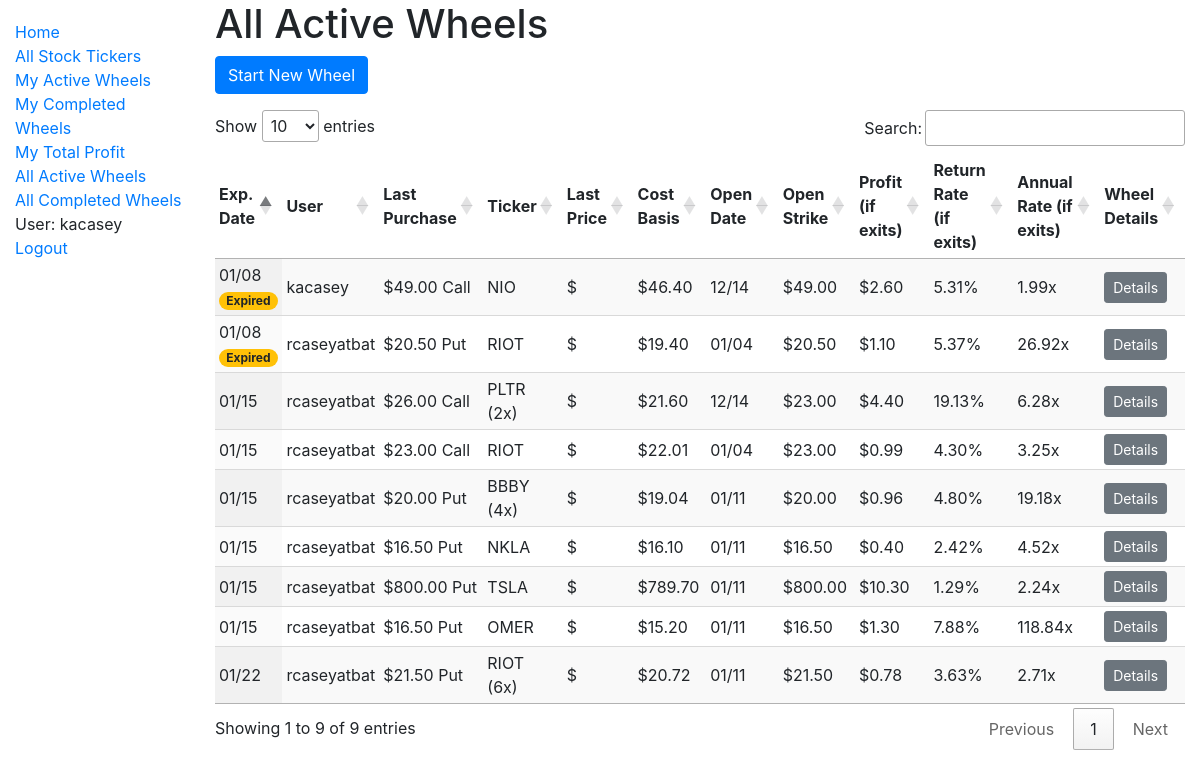
Screenshot of /catalog/all_active_wheels/ (signed in) with the database file from the repository.
### catalog/models.py (models this page shows, shortened)
class OptionWheel(models.Model):
    user = models.ForeignKey(
        settings.AUTH_USER_MODEL,
        on_delete=models.CASCADE,
        db_index=True,
    )
    stock_ticker = models.ForeignKey(
        'StockTicker',
        on_delete=models.CASCADE,
    )
    quantity = models.IntegerField(default=1)
    is_active = models.BooleanField(db_index=True)
    total_profit = models.DecimalField(max_digits=12, decimal_places=2, default=None, null=True)
    total_days_active = models.IntegerField(default=None, null=True)
    collatoral = models.DecimalField(max_digits=12, decimal_places=2, default=None, null=True)
    def get_all_option_purchases(self):
         return OptionPurchase.objects.filter(option_wheel=self.id).order_by('-expiration_date', '-purchase_date')
    def get_first_option_purchase(self):
        return OptionPurchase.objects.filter(option_wheel=self.id).order_by('purchase_date', 'expiration_date').first()
    def get_last_option_purchase(self):
        return OptionPurchase.objects.filter(option_wheel=self.id).order_by('purchase_date', 'expiration_date').last()
    def get_open_date(self):
        first = self.get_first_option_purchase()
        if first:
            return first.purchase_date.date()
        return datetime.min.date()
    def get_expiration_date(self):
        last_purchase = self.get_last_option_purchase()
        if last_purchase:
            return last_purchase.expiration_date
        return datetime.max.date()
    def is_expired(self):
        if not self.is_active:
            return False
        now = datetime.now()
        today = now.date()
        if now.hour >= MARKET_CLOSE_HOUR:
            return self.get_expiration_date() <= today
        return self.get_expiration_date() < today
    def get_cost_basis(self):
        purchases = self.get_all_option_purchases()
        if not purchases:
            return 'N/A'
        revenue = sum(purchase.premium for purchase in purchases)
        first_purchase = self.get_first_option_purchase()
        return first_purchase.strike - revenue
    def add_purchase_data(self):
        purchases = self.get_all_option_purchases()
        if purchases:
            cost_basis = self.get_cost_basis()
            first_purchase = self.get_first_option_purchase()
            last_purchase = self.get_last_option_purchase()
            profit_if_exits_here = last_purchase.strike - cost_basis
            days_active_so_far = numpy.busday_count(
                first_purchase.purchase_date.date(),
                last_purchase.expiration_date,
            )
            decimal_rate_of_return = float(profit_if_exits_here / first_purchase.strike)
            annualized_rate_of_return_if_exits_here = compute_annualized_rate_of_return(decimal_rate_of_return, 1, days_active_so_far)
            self.cost_basis = cost_basis
            self.profit_if_exits_here = profit_if_exits_here
            self.days_active_so_far = days_active_so_far
            self.decimal_rate_of_return = decimal_rate_of_return
            self.annualized_rate_of_return_if_exits_here = annualized_rate_of_return_if_exits_here
            self.open_date = self.get_open_date().strftime('%m/%d')
            self.open_strike = first_purchase.strike
            self.expiration_date = self.get_expiration_date().strftime('%m/%d')
            self.last_purchase = last_purchase
            self.expired = self.is_expired()
            self.current_price = get_current_price(self.stock_ticker.name)
            self.purchases = purchases

class OptionPurchase(models.Model):
    user = models.ForeignKey(
        settings.AUTH_USER_MODEL,
        on_delete=models.CASCADE,
        db_index=True,
    )
    option_wheel = models.ForeignKey(
        'OptionWheel',
        on_delete=models.CASCADE,
        db_index=True,
    )
    purchase_date = models.DateTimeField()
    expiration_date = models.DateField()
    strike = models.DecimalField(max_digits=12, decimal_places=2)
    price_at_date = models.DecimalField(max_digits=12, decimal_places=2)
    premium = models.DecimalField(max_digits=12, decimal_places=2)
    class CallOrPut(models.TextChoices):
        CALL = 'C', _('Call')
        PUT = 'P', _('Put')
    call_or_put = models.CharField(
        max_length=1,
        choices=CallOrPut.choices,
        default=CallOrPut.PUT,
    )

class StockTicker(models.Model):
    name = models.CharField(max_length=200, help_text='Enter a ticker, like TSLA.', unique=True, db_index=True)
    class StockRecommendation(models.TextChoices):
        NONE = 'NO', _('None')
        STABLE = 'ST', _('Stable Choice')
        HIGHVOLATILITY = 'HV', _('High Volatility')
    recommendation = models.CharField(
        max_length=2,
        choices=StockRecommendation.choices,
        default=StockRecommendation.NONE,
    )
    def __str__(self):
        return self.name

### catalog/views.py (the view)
# urls.py: path('all_active_wheels/', views.all_active_wheels, name='all-active-wheels'),
@login_required
@cache_page(ALL_VIEWS_PAGE_CACHE_IN_SECONDS)
def all_active_wheels(request):
    context = {}
    wheels = OptionWheel.objects.filter(is_active=True)
    for wheel in wheels:
        wheel.add_purchase_data()
    context["wheels"] = wheels
    return render(request, 'all_active_wheels.html', context=context)

### catalog/option_price_computation.py (called while the page is built)
def compute_annualized_rate_of_return(profit_decimal, odds, days, profit_decimal_fail_case=0):
    rate_of_return_success_case = 1 + profit_decimal
    rate_of_return_fail_case = 1 + profit_decimal_fail_case
    effective_rate_of_return = rate_of_return_success_case * odds + rate_of_return_fail_case * (1 - odds)
    return effective_rate_of_return ** (BUSINESS_DAYS_IN_YEAR / days)

def get_current_price(stockticker_name):
    cache_key = 'current_price_' + stockticker_name
    cached_result = cache.get(cache_key)
    if cached_result is not None:
        return cached_result
    yahoo_ticker = yfinance.Ticker(stockticker_name)
    yahoo_ticker_history = yahoo_ticker.history(period="1d")
    if yahoo_ticker_history.empty:
        return None
    result = yahoo_ticker_history.tail(1)['Close'].iloc[0]
    cache.set(cache_key, result, CURRENT_PRICE_CACHE_TIMEOUT_SECONDS)
    return result

### catalog/templatetags/filter_tags.py (called while the page is built)
@register.filter
def percentage(value):
    try:
        return '{:.2%}'.format(value)
    except (ValueError, TypeError):
        return value

@register.filter
def call_or_put(value):
    if value == 'P':
        return 'Put'
    elif value == 'C':
        return 'Call'
    return value

### catalog/templates/all_active_wheels.html
{% extends "base_generic.html" %}
{% block content %}
  <h1>All Active Wheels</h1>
  <p><a type="button" class="btn btn-primary" href="{% url 'wheel-create' %}">Start New Wheel</a></p>
  {% if wheels %}
    {% include '_base_wheel_table.html' with wheels=wheels active=True all=True%}
  {% else %}
    <p>There are no active wheels</p>
  {% endif %}
{% endblock %}

### catalog/templates/base_generic.html (shortened to what this page needs)
<!DOCTYPE html>
<html lang="en">
<head>
  <link rel="stylesheet" href="https://stackpath.bootstrapcdn.com/bootstrap/4.3.1/css/bootstrap.min.css">
  {% load static %}
  <link rel="stylesheet" href="{% static 'css/styles.css' %}">
  <link rel="stylesheet" href="https://cdn.datatables.net/1.10.22/css/jquery.dataTables.min.css">
</head>
<body>
  <div class="container-fluid">
    <div class="row">
      <div class="col-sm-2">
      {% block sidebar %}
        <ul class="sidebar-nav">
          <li><a href="{% url 'index' %}">Home</a></li>
          <li><a href="{% url 'tickers' %}">All Stock Tickers</a></li>
          {% if user.is_authenticated %}
            <li><a href="{% url 'my-active-wheels' %}">My Active Wheels</a></li>
            <li><a href="{% url 'my-completed-wheels' %}">My Completed Wheels</a></li>
            <li><a href="{% url 'my-total-profit' %}">My Total Profit</a></li>
            <li><a href="{% url 'all-active-wheels' %}">All Active Wheels</a></li>
            <li><a href="{% url 'all-completed-wheels' %}">All Completed Wheels</a></li>
            <li>User: {{ user.get_username }}</li>
            <li><a href="{% url 'logout'%}?next={{request.path}}">Logout</a></li>
          {% else %}
            <li><a href="{% url 'login'%}?next={{request.path}}">Login</a></li>
          {% endif %}
        </ul>
     {% endblock %}
      </div>
      <div class="col-sm-10 ">{% block content %}{% endblock %}</div>
    </div>
  </div>
</body>
</html>

### catalog/templates/_base_wheel_table.html (shortened to what this page needs)
{% load filter_tags %}
<div>
  <table class="display compact wheel_table" style="width:100%">
    <thead>
      <tr>
        <th>Exp. Date</th>
        {% if all %}
          <th>User</th>
        {% endif %}
        <th>Last Purchase</th>
        <th>Ticker</th>
        <th>Last Price</th>
        <th>Cost Basis</th>
        <th>Open Date</th>
        <th>Open Strike</th>
        <th>Profit{% if active %} (if exits){% endif %}</th>
        <th>Return Rate{% if active %} (if exits){% endif %}</th>
        <th>Annual Rate{% if active %} (if exits){% endif %}</th>
        <th>Wheel Details</th>
      </tr>
    </thead>
    <tbody>
      {% for row in wheels %}
        <tr>
          <td>
            {{ row.expiration_date }}
            {% if row.expired %}
              <span class="badge badge-pill badge-warning">Expired</span>
            {% endif %}
          </td>
          {% if all %}
            <td>
              {{ row.user }}
            </td>
          {% endif %}
          <td>
            ${{ row.last_purchase.strike }} {{ row.last_purchase.call_or_put | call_or_put }}
          </td>
          <td>
            {{ row.stock_ticker }}
            {% if row.quantity > 1 %}
              ({{ row.quantity}}x)
            {% endif %}
          </td>
          <td>
            ${{ row.current_price | floatformat:2 }}
          </td>
          <td>
            ${{ row.cost_basis }}
          </td>
          <td>
            {{ row.open_date }}
          </td>
          <td>
            ${{ row.open_strike }}
          </td>
          <td>
            ${{ row.profit_if_exits_here }}
          </td>
          <td>
            {{ row.decimal_rate_of_return | percentage }}
          </td>
          <td data-order={{ row.annualized_rate_of_return_if_exits_here }}>
            {{ row.annualized_rate_of_return_if_exits_here | floatformat:2 }}x
          </td>
          <td>
            <a type="button" class="btn btn-secondary btn-sm" href="{% url 'wheel-detail' pk=row.pk %}">Details</a>
          </td>
        </tr>
      {% endfor %}
    </tbody>
  </table>
</div>

### catalog/static/css/styles.css (style rules this page uses)
.sidebar-nav { margin-top: 20px; padding: 0; list-style: none; }

### rows the page displays
OptionWheel: expiration_date "01/08", shows "Expired", user "kacasey", last_purchase.strike "49.00", last_purchase.call_or_put|call_or_put "Call", stock_ticker "NIO", cost_basis "46.40", open_date "12/14", open_strike "49.00", profit_if_exits_here "2.60", decimal_rate_of_return|percentage "5.31%", annualized_rate_of_return_if_exits_here "1.99"
OptionWheel: expiration_date "01/15", user "rcaseyatbat", last_purchase.strike "26.00", last_purchase.call_or_put|call_or_put "Call", stock_ticker "PLTR", quantity "2", cost_basis "21.60", open_date "12/14", open_strike "23.00", profit_if_exits_here "4.40", decimal_rate_of_return|percentage "19.13%", annualized_rate_of_return_if_exits_here "6.28"
OptionWheel: expiration_date "01/15", user "rcaseyatbat", last_purchase.strike "23.00", last_purchase.call_or_put|call_or_put "Call", stock_ticker "RIOT", cost_basis "22.01", open_date "01/04", open_strike "23.00", profit_if_exits_here "0.99", decimal_rate_of_return|percentage "4.30%", annualized_rate_of_return_if_exits_here "3.25"
OptionWheel: expiration_date "01/15", user "rcaseyatbat", last_purchase.strike "20.00", last_purchase.call_or_put|call_or_put "Put", stock_ticker "BBBY", quantity "4", cost_basis "19.04", open_date "01/11", open_strike "20.00", profit_if_exits_here "0.96", decimal_rate_of_return|percentage "4.80%", annualized_rate_of_return_if_exits_here "19.18"
OptionWheel: expiration_date "01/15", user "rcaseyatbat", last_purchase.strike "16.50", last_purchase.call_or_put|call_or_put "Put", stock_ticker "NKLA", cost_basis "16.10", open_date "01/11", open_strike "16.50", profit_if_exits_here "0.40", decimal_rate_of_return|percentage "2.42%", annualized_rate_of_return_if_exits_here "4.52"
OptionWheel: expiration_date "01/08", shows "Expired", user "rcaseyatbat", last_purchase.strike "20.50", last_purchase.call_or_put|call_or_put "Put", stock_ticker "RIOT", cost_basis "19.40", open_date "01/04", open_strike "20.50", profit_if_exits_here "1.10", decimal_rate_of_return|percentage "5.37%", annualized_rate_of_return_if_exits_here "26.92"
OptionWheel: expiration_date "01/15", user "rcaseyatbat", last_purchase.strike "800.00", last_purchase.call_or_put|call_or_put "Put", stock_ticker "TSLA", cost_basis "789.70", open_date "01/11", open_strike "800.00", profit_if_exits_here "10.30", decimal_rate_of_return|percentage "1.29%", annualized_rate_of_return_if_exits_here "2.24"
OptionWheel: expiration_date "01/22", user "rcaseyatbat", last_purchase.strike "21.50", last_purchase.call_or_put|call_or_put "Put", stock_ticker "RIOT", quantity "6", cost_basis "20.72", open_date "01/11", open_strike "21.50", profit_if_exits_here "0.78", decimal_rate_of_return|percentage "3.63%", annualized_rate_of_return_if_exits_here "2.71"
OptionWheel: expiration_date "01/15", user "rcaseyatbat", last_purchase.strike "16.50", last_purchase.call_or_put|call_or_put "Put", stock_ticker "OMER", cost_basis "15.20", open_date "01/11", open_strike "16.50", profit_if_exits_here "1.30", decimal_rate_of_return|percentage "7.88%", annualized_rate_of_return_if_exits_here "118.84"

### other values shown
{{ user.get_username }} "kacasey"
